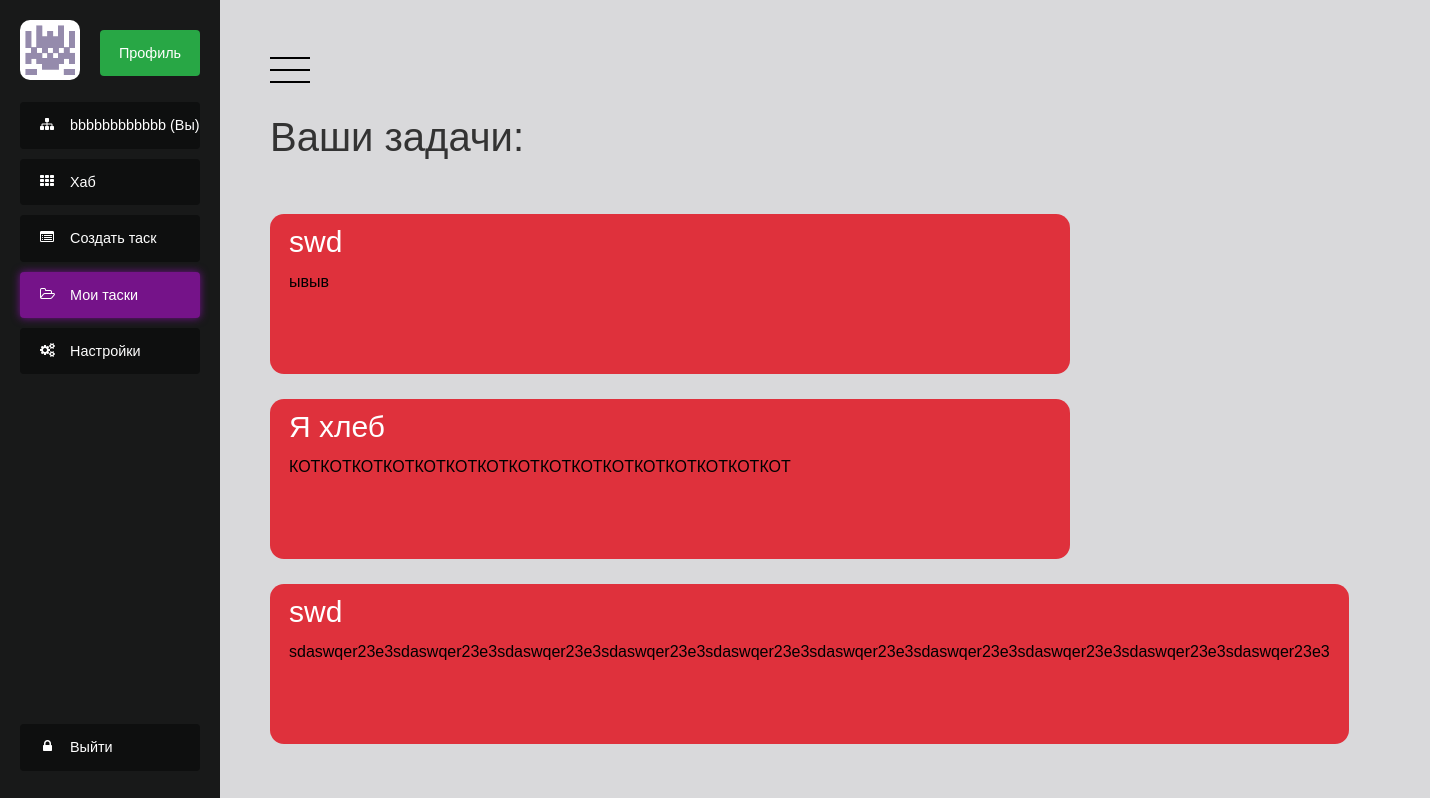
The app's page /tasks (signed in), older data.
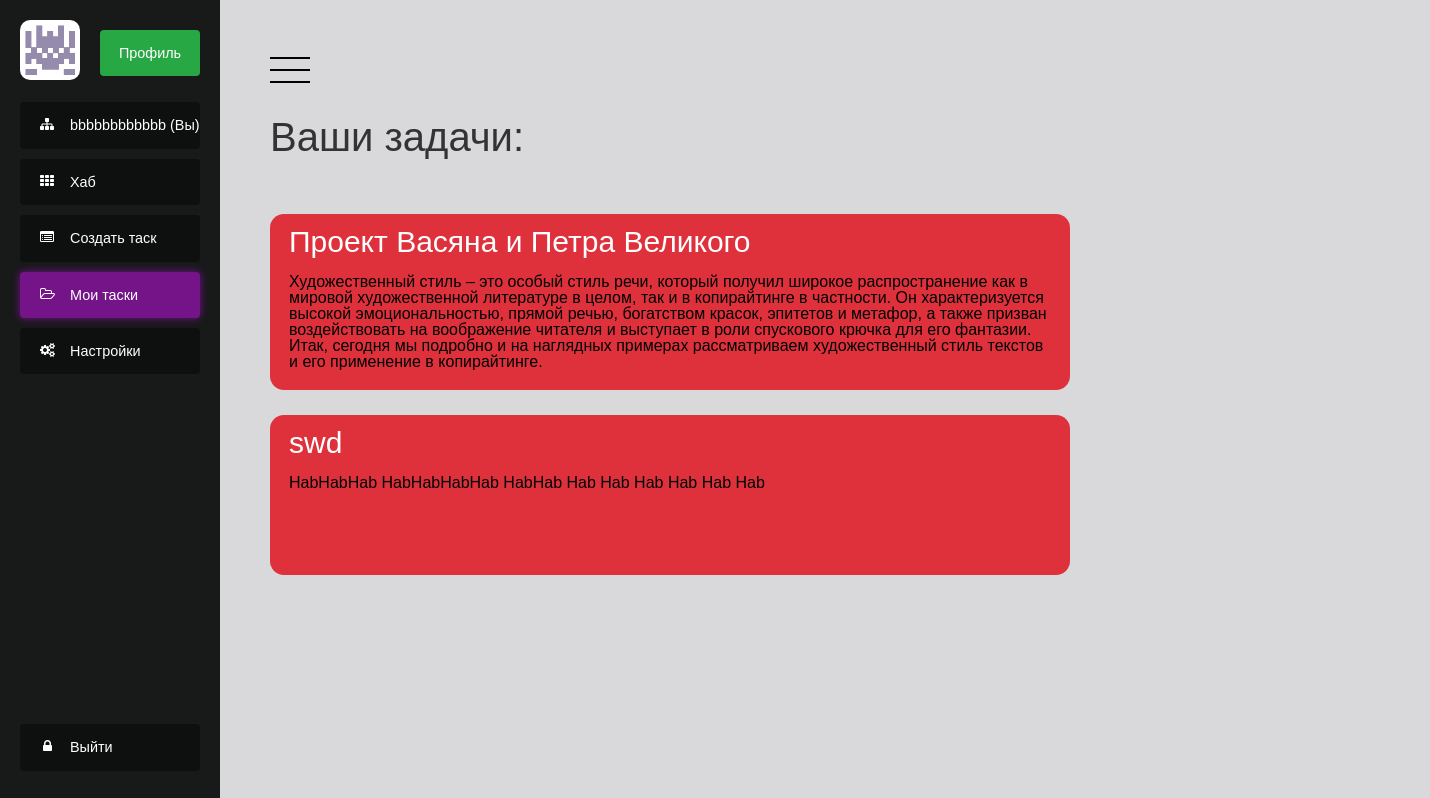
The same page, newer data.
### codev_app/models.py (models this page shows)
class Profile(models.Model):
    user = models.OneToOneField(User, on_delete=models.CASCADE)
    bio = models.TextField(max_length=500, blank=True)
    location = models.CharField(max_length=30, blank=True)
    avatar = models.ImageField(upload_to='users')

class Task(models.Model):
    idea = models.CharField(max_length=200)
    body = models.TextField(max_length=10000)
    creation_date = models.DateTimeField(default=datetime.datetime.now())
    author = models.ForeignKey(to=User, blank=True, on_delete=models.CASCADE, null=True)

### codev_app/views.py (the view)
# urls.py: path('tasks', my_tasks),
def my_tasks(request):
    context = get_context(request, 'tasks')
    context.update({'tasks' : Task.objects.filter(author=request.user)})
    return render(request, 'tasks.html', context)

### codev_app/views.py (called while the page is built)
def get_context(request, pagename):
    context = {
        'pagename': pagename,
        'loginform': LoginForm(),
        'user': request.user,
        'registerform': RegistrationForm(request.POST)
    }
    if request.user.is_authenticated:
        context.update({'avatar': request.user.profile.avatar})
    return context

### templates/tasks.html (shortened to what this page needs)
<!DOCTYPE html>
<html lang="en">
<head>
    <link rel="stylesheet" type="text/css" href="/static/modern_style.css">
</head>
<body>
{% include 'patterns/modern_menu.html' %}
<h1>Ваши задачи:</h1>
<ul class="tasks">
    {% for task in tasks %}
          <a href="/remove/{{ task.id }}" style="width: 53em;"><div class="task">
          <h1>{{ task.idea }}</h1>
          <p>{{task.body}}</p>
           </div></a>
    {% endfor %}
</ul>
{% include 'patterns/modern_footer.html' %}
</html>

### templates/patterns/modern_menu.html (shortened to what this page needs)
<div class="wrapper">
  <div class="sidebar" style="position: fixed;">
    <ul class="nav">
      <img class="avatar" src="{{ MEDIA_URL }}{{ avatar }}">
       <li class="profile"><a class="profile-button" href = "/profile/{{ user }}"><p> Профиль </p></a></li>
       <li><a {% if pagename == 'profile' %}class="active"{% endif %} href = "/profile/{{ user }}"> {{ user }} (Вы) </a></li>
      <li><a {% if pagename == 'hab' %}class="active"{% endif %} href="/">Хаб</a></li>
      <li><a {% if pagename == 'make_task' %}class="active"{% endif %} href="/add_task">Создать таск</a></li>
      <li><a {% if pagename == 'tasks' %}class="active"{% endif %} href="/tasks">Мои таски</a></li>
      <li><a {% if pagename == 'settings' %}class="active"{% endif %}>Настройки</a></li>
      <li><a class="logout" href="/u/logout/">Выйти</a></li>
    </ul>
  </div>
  <div class="content isOpen">
          <a class="button">
      <svg xmlns="http://www.w3.org/2000/svg" viewBox="0 0 100 100">
        <line x1="0" y1="20" x2="100" y2="20" />
        <line x1="0" y1="50" x2="100" y2="50" />
        <line x1="0" y1="80" x2="100" y2="80" />
      </svg>
    </a>

### templates/patterns/modern_footer.html (shortened to what this page needs)
</div>
</div>
</body>

### static/modern_style.css (style rules this page uses)
*, *::before, *::after { margin: 0; padding: 0; box-sizing: border-box; }
a { text-decoration: none; }
html, body { height: 100%; width: 100%; font-family: 'Montserrat', sans-serif; -webkit-font-smoothing: antialiased; font-smoothing: antialiased; background-color: #2a313d; }
body { font: 500 .9rem/1 'Avenir Next', sans-serif; color: #333; background: rgb(45,48,58); }
.wrapper { display: flex; min-height: 100%; background-color: #181919; }
.sidebar { position: absolute; width: 220px; padding: 20px; }
.content { flex: 1; padding: 50px; background: #d9d9db; transform: translateX(0); transition: transform .3s; }
.content.isOpen { transform: translateX(220px); }
.button { cursor: pointer; }
.button svg { width: 40px; }
h1 { margin-top: 25px; font-size: 40px; font-weight: 400; }
.nav { list-style: none; }
.nav li a { background: #0e0f0f; margin-top: 10px; position: relative; display: block; margin-bottom: 5px; padding: 16px 0 16px 50px; color: #fff; border-radius: 4px; -webkit-transition-duration: 0.4s; transition-duration: 0.5s; transition: all .2s ease-in-out; cursor: pointer; }
.nav li a.logout { margin-top: 350px; }
.nav li a.active { background-color: #751389; box-shadow: 0px 0px 8px #751390; }
.nav li a::before { font: 14px fontawesome; position: absolute; top: 15px; left: 20px; }
.nav li:nth-child(3) a::before { content: '\f0e8'; }
.nav li:nth-child(4) a::before { content: '\f00a'; }
.nav li:nth-child(5) a::before { content: '\f022'; }
.nav li:nth-child(6) a::before { content: '\f115'; }
.nav li:nth-child(7) a::before { content: '\f085'; }
.nav li:nth-child(8) a::before { content: '\f023'; left: 23px; }
.tasks { display: compact; margin-top: 30px; border-radius: 15px; background: transparent; min-height: 80px; padding-top: 1px; }
.tasks a { margin-top: 10px; color: black; float: left; }
.task h1 { margin-top: 1px; margin-bottom: 0.5em; font-size: 30px; text-align-all: left; float: left; }
.task p { margin-top: 3em; padding-bottom: 0.5em; text-align: left; color: black; overflow-wrap: break-spaces; }
.task { width: 50em; display: table; position: relative; min-height: 10em; text-align: center; background: #df313c; color: #fff; margin-top: 2%; margin-right: 100px; font-size: 16px; padding: 12px 19px; line-height: 1; border-color: transparent; border-radius: 14px; -webkit-transition-duration: 0.4s; transition-duration: 0.5s; transition: all .2s ease-in-out; cursor: pointer; z-index: 50; }
.avatar { margin-bottom: 10px; height: 60px; width: 60px; -webkit-border-radius: 10px; -moz-border-radius: 10px; border-radius: 10px; cursor: pointer; }
.profile { float: right; text-align-all: center; }
.wrapper .sidebar .nav .profile a { width: 100px; text-align: center; float: left; }
.profile p { text-align: center; margin-left: -50px; }
.nav li a.profile-button { background-color: #28a745; }
:root { --gutterSm: 0.4rem; --gutterMd: 0.8rem; --gutterLg: 1.6rem; --gutterXl: 2.4rem; --gutterXx: 7.2rem; --colorPrimary400: #7e57c2; --colorPrimary600: #5e35b1; --colorPrimary800: #4527a0; --fontFamily: "Dosis", sans-serif; --fontSizeSm: 1.2rem; --fontSizeMd: 1.6rem; --fontSizeLg: 2.1rem; --fontSizeXl: 2.8rem; --fontSizeXx: 3.6rem; --lineHeightSm: 1.1; --lineHeightMd: 1.8; --transitionDuration: 300ms; --transitionTF: cubic-bezier(0.645, 0.045, 0.355, 1); --inputPaddingV: var(--gutterMd); --inputPaddingH: var(--gutterLg); --inputFontSize: var(--fontSizeLg); --inputLineHeight: var(--lineHeightMd); --labelScaleFactor: 0.8; --labelDefaultPosY: 50%; --labelTransformedPosY: calc( (var(--labelDefaultPosY)) - (var(--inputPaddingV) * var(--labelScaleFactor)) - (var(--inputFontSize) * var(--inputLineHeight)) ); --inputTransitionDuration: var(--transitionDuration); --inputTransitionTF: var(--transitionTF); }
*, *::before, *::after { box-sizing: border-box; }

Row changes from the older to the newer data that the page shows:
removed Task: idea "swd", body "ывыв"
removed Task: idea "Я хлеб", body "КОТКОТКОТКОТКОТКОТКОТКОТКОТКОТКОТКОТКОТКОТКОТКОТ"
removed Task: idea "swd", body "sdaswqer23e3sdaswqer23e3sdaswqer23e3sdaswqer23e3sdaswqer23e3sdaswqer23e3sdaswqer23e3sdaswqer23e3sdaswqer23e3sdaswqer23e3"
added Task: idea "Проект Васяна и Петра Великого", body "Художественный стиль – это особый стиль речи, который получил широкое распространение как в мировой художественной литературе в целом, так и в копирайтинге в частности. Он характеризуется высокой эмоциональностью, прямой речью, богатством красок, эпитетов и метафор, а также призван воздействовать на воображение читателя и выступает в роли спускового крючка для его фантазии. Итак, сегодня мы подробно и на наглядных примерах рассматриваем художественный стиль текстов и его применение в копирайтинге."
added Task: idea "swd", body "HabHabHab HabHabHabHab HabHab Hab Hab Hab Hab Hab Hab"
